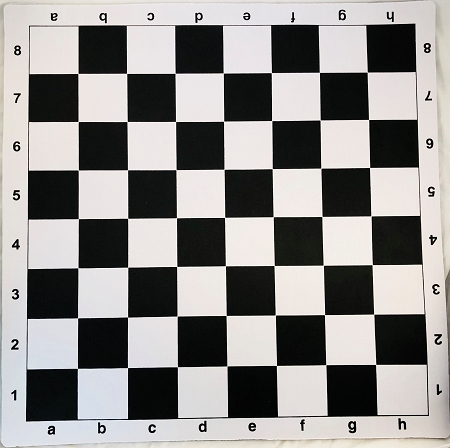
#> input picture z23_cv2_/chessboard.jpg, 450 x 448 px
$ jupyter execute 'Harris Corner Detection.ipynb'
#> lines starting #> are read from the running program, lines starting #| are printed output that depends on the picture; after the words box and inside, x2 and y2 are one past the last pixel; in counts of white or black regions, pixels touching at a corner belong together
[cell 1]
import cv2
import numpy as np
from matplotlib import pyplot as plt

def detect_harris_corner(img_name):
#> called with img_name = 'chessboard.jpg'
    filename = img_name
    img = cv2.imread(filename)
#> img is the input picture: shape (448, 450, 3); mean B, G, R 140.4, 142.1, 144.2
    gray = cv2.cvtColor(img,cv2.COLOR_BGR2GRAY)

    gray = np.float32(gray)
    dst = cv2.cornerHarris(gray,2,3,0.04)

    #result is dilated for marking the corners, not important
    dst = cv2.dilate(dst,None)
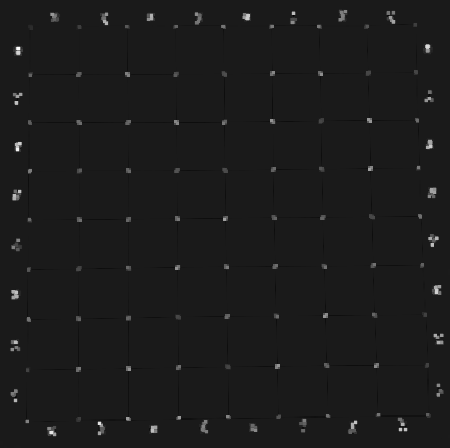
#> dst: shape (448, 450) float32; min -56481628, max 480823136, mean 3031529; drawn with min black and max white

    # Threshold for an optimal value, it may vary depending on the image.
    img[dst>0.01*dst.max()]=[255,0,0]
#> img: shape (448, 450, 3); 2.5% of pixels changed, all inside (x1, y1, x2, y2) = (10, 9, 444, 437)
    plt.imshow(img)

detect_harris_corner('chessboard.jpg')

[cell 2]
detect_harris_corner('building.png')
#> call 2 of detect_harris_corner, with img_name = 'building.png'
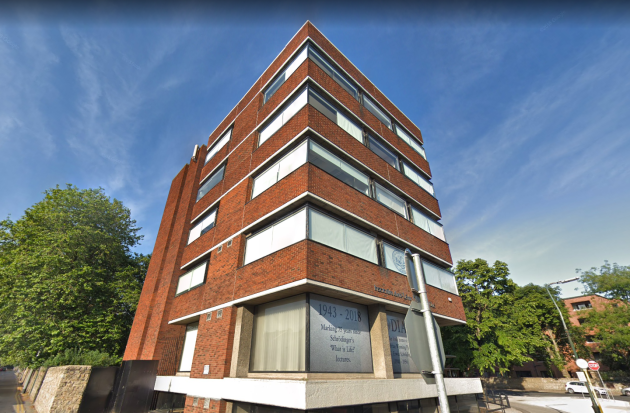
#> input picture z23_cv2_/building.png, 630 x 413 px
#> in detect_harris_corner, img is the input picture: shape (413, 630, 3); mean B, G, R 130.5, 123.5, 116.8
#> in detect_harris_corner (call 2), `gray = cv2.cvtColor(img,cv2.COLOR_BGR2GRAY)`:
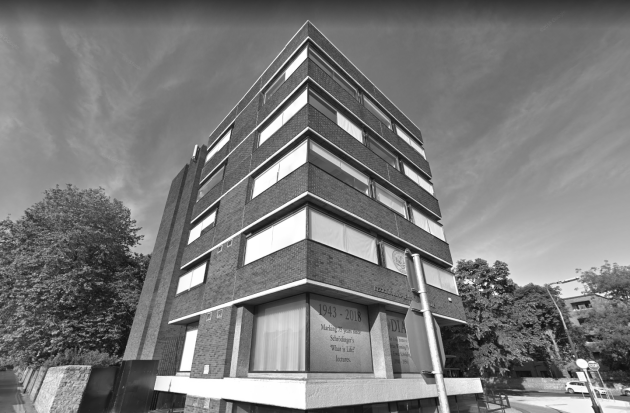
#> gray: shape (413, 630); min 10, max 255, mean 122.3
#> in detect_harris_corner (call 2), `dst = cv2.cornerHarris(gray,2,3,0.04)`:
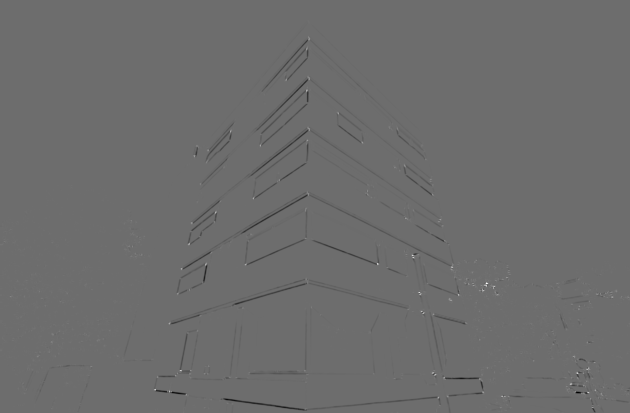
#> dst: shape (413, 630) float32; min -66924616, max 88731216, mean -322757; drawn with min black and max white
#> in detect_harris_corner (call 2), `dst = cv2.dilate(dst,None)`:
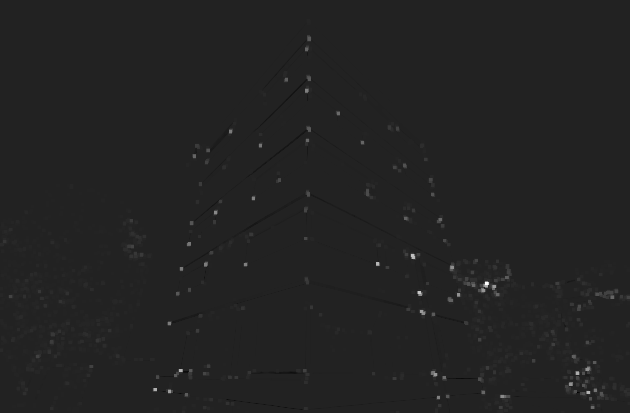
#> dst: shape (413, 630) float32; min -13730441, max 88731216, mean 300411; drawn with min black and max white
#> in detect_harris_corner (call 2), `img[dst>0.01*dst.max()]=[255,0,0]`:
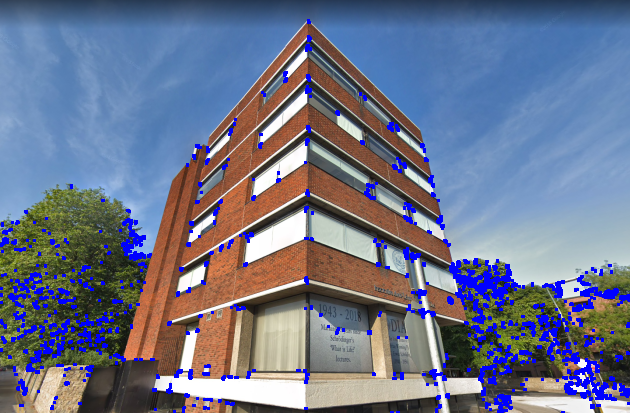
#> img: shape (413, 630, 3); 5.64% of pixels changed, all inside (x1, y1, x2, y2) = (0, 19, 630, 413)

[cell 3]
filename = 'chessboard.jpg'
img = cv2.imread(filename)
gray = cv2.cvtColor(img,cv2.COLOR_BGR2GRAY)

# find Harris corners
gray = np.float32(gray)
dst = cv2.cornerHarris(gray,2,3,0.04)
dst = cv2.dilate(dst,None)
ret, dst = cv2.threshold(dst,0.01*dst.max(),255,0)
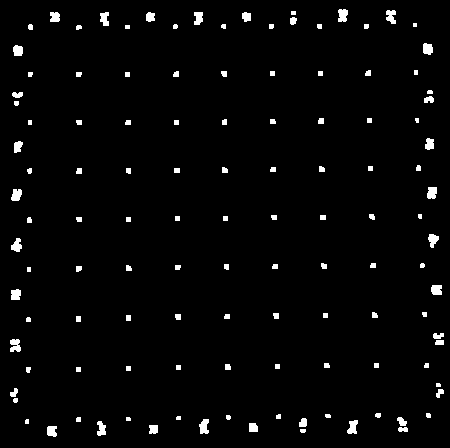
#> dst: shape (448, 450) float32; 2.5% white; 121 white regions (7 under 20 px), largest, box (x1, y1, x2, y2) and area: (199, 419, 209, 434) 112, (10, 339, 21, 352) 110, (338, 9, 348, 22) 109
#> ret = 4808231.4
dst = np.uint8(dst)

# find centroids
ret, labels, stats, centroids = cv2.connectedComponentsWithStats(dst)
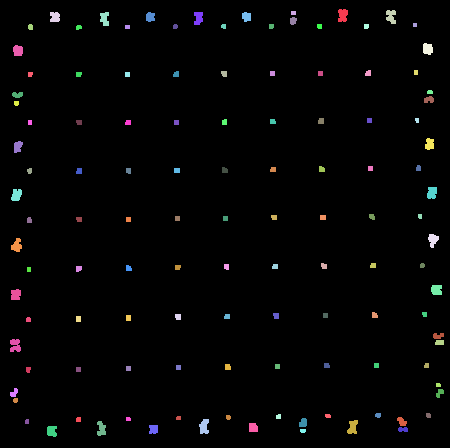
#> labels: shape (448, 450) int32; 122 distinct labels, from 0 to 121; one colour per label, 0 black
#> ret = 122; stats = 122 rows, first 6: [0, 0, 450, 448, 196569], [338, 9, 10, 13, 109], [291, 11, 5, 4, 20], [386, 10, 10, 14, 103], [50, 12, 10, 10, 89], [100, 12, 9, 14, 96]; centroids = 122 pairs, first value 13.72 to 439.3, second value 12.5 to 430.7

# define the criteria to stop and refine the corners
criteria = (cv2.TERM_CRITERIA_EPS + cv2.TERM_CRITERIA_MAX_ITER, 100, 0.01)
corners = cv2.cornerSubPix(gray,np.float32(centroids),(15,15),(-1,-1),criteria)
#> corners = 122 pairs, first value 18.12 to 434.5, second value 17.64 to 423.6

# Now draw them
res = np.hstack((centroids,corners))
#> res = 122 rows, first 6: [224.5, 223.6, 224.6, 217.4], [342.3, 14.87, 341.6, 17.64], [293, 12.5, 292.3, 23.57], [390.6, 16, 390.7, 22.49], [54.49, 16.62, 53.05, 19.35], [104.2, 18.31, 103.3, 21.9]
res = np.int0(res)
#> res = 122 rows, first 6: [224, 223, 224, 217], [342, 14, 341, 17], [293, 12, 292, 23], [390, 16, 390, 22], [54, 16, 53, 19], [104, 18, 103, 21]
img[res[:,1],res[:,0]]=[0,0,255]
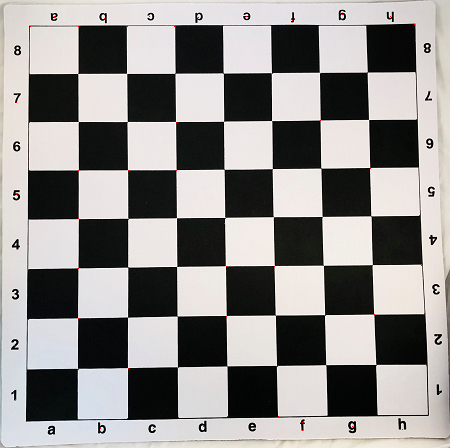
#> img: shape (448, 450, 3); 0.06% of pixels changed, all inside (x1, y1, x2, y2) = (13, 12, 440, 431)
img[res[:,3],res[:,2]] = [0,255,0]
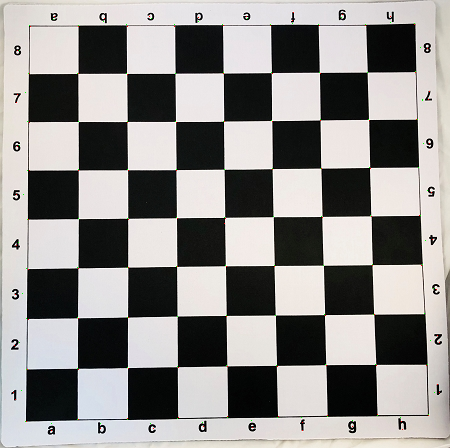
#> img: shape (448, 450, 3); 0.06% of pixels changed, all inside (x1, y1, x2, y2) = (18, 17, 435, 424)
plt.imshow(img)
